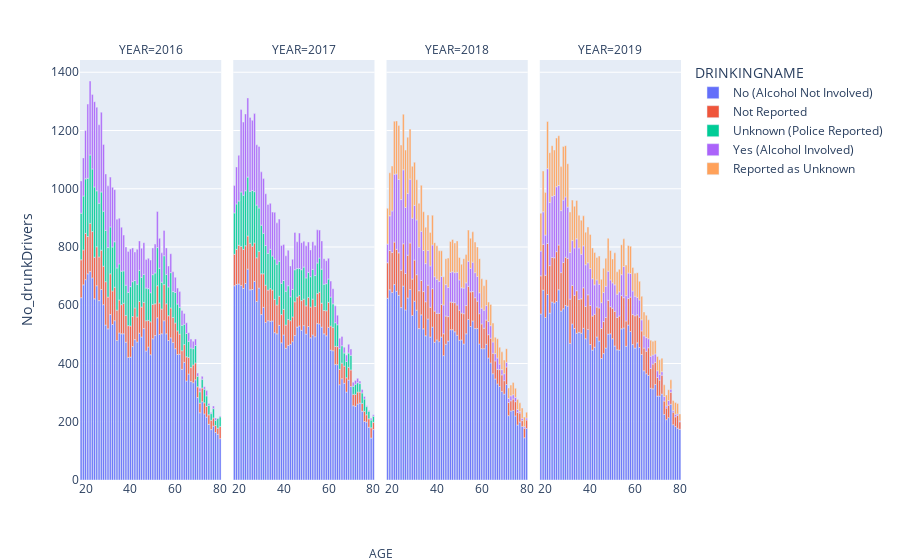

Notebook cell for this chart:
### Code cell
# visualizing the dataframe above

fig = px.bar(drunkDrivers_accidents, x='AGE', y='No_drunkDrivers', color='DRINKINGNAME', facet_col='YEAR')
fig.for_each_xaxis(lambda x: x.update({'title':''}))

fig.add_annotation(
    showarrow=False,
    xanchor='center',
    xref='paper',
    x=0.5,
    yref='paper',
    y=-0.2,
    text='AGE'
)
fig.show()

### Figure 1 — Plotly figure (JSON) as saved in the notebook; plotly's stock layout.template omitted (floating-point values rounded to 4 significant figures)
{"data": [{"alignmentgroup": "True", "hovertemplate": "DRINKINGNAME=No (Alcohol Not Involved)<br>YEAR=2016<br>AGE=%{x}<br>No_drunkDrivers=%{y}<extra></extra>", "legendgroup": "No (Alcohol Not Involved)", "marker": {"color": "#636efa", "pattern": {"shape": ""}}, "name": "No (Alcohol Not Involved)", "offsetgroup": "No (Alcohol Not Involved)", "orientation": "v", "showlegend": true, "textposition": "auto", "type": "bar", "x": [18, 19, 20, 21, 22, 23, 24, 25, 26, 27, 28, 29, 30, 31, 32, 33, 34, 35, 36, 37, 38, 39, 40, 41, 42, 43, 44, 45, 46, 47, 48, 49, 50, 51, 52, 53, 54, 55, 56, 57, 58, 59, 60, 61, 62, 63, 64, 65, 66, 67, 68, 69, 70, 71, 72, 73, 74, 75, 76, 77, 78, 79, 80], "xaxis": "x", "y": [626, 670, 688, 708, 716, 694, 622, 667, 616, 654, 602, 532, 519, 568, 534, 547, 479, 505, 502, 502, 473, 421, 422, 458, 482, 474, 504, 491, 520, 443, 457, 430, 485, 496, 557, 500, 502, 547, 502, 479, 488, 472, 451, 431, 432, 380, 404, 340, 364, 338, 334, 344, 283, 231, 269, 227, 216, 191, 173, 185, 163, 157, 142], "yaxis": "y"}, {"alignmentgroup": "True", "hovertemplate": "DRINKINGNAME=No (Alcohol Not Involved)<br>YEAR=2017<br>AGE=%{x}<br>No_drunkDrivers=%{y}<extra></extra>", "legendgroup": "No (Alcohol Not Involved)", "marker": {"color": "#636efa", "pattern": {"shape": ""}}, "name": "No (Alcohol Not Involved)", "offsetgroup": "No (Alcohol Not Involved)", "orientation": "v", "showlegend": false, "textposition": "auto", "type": "bar", "x": [18, 19, 20, 21, 22, 23, 24, 25, 26, 27, 28, 29, 30, 31, 32, 33, 34, 35, 36, 37, 38, 39, 40, 41, 42, 43, 44, 45, 46, 47, 48, 49, 50, 51, 52, 53, 54, 55, 56, 57, 58, 59, 60, 61, 62, 63, 64, 65, 66, 67, 68, 69, 70, 71, 72, 73, 74, 75, 76, 77, 78, 79, 80], "xaxis": "x2", "y": [667, 671, 673, 668, 658, 675, 724, 653, 654, 682, 613, 659, 568, 593, 541, 547, 545, 546, 506, 502, 531, 471, 498, 452, 462, 466, 475, 496, 525, 529, 514, 530, 501, 527, 488, 498, 492, 537, 536, 525, 502, 495, 524, 446, 444, 397, 396, 327, 348, 332, 302, 343, 321, 255, 253, 261, 264, 236, 201, 199, 181, 144, 173], "yaxis": "y2"}, {"alignmentgroup": "True", "hovertemplate": "DRINKINGNAME=No (Alcohol Not Involved)<br>YEAR=2018<br>AGE=%{x}<br>No_drunkDrivers=%{y}<extra></extra>", "legendgroup": "No (Alcohol Not Involved)", "marker": {"color": "#636efa", "pattern": {"shape": ""}}, "name": "No (Alcohol Not Involved)", "offsetgroup": "No (Alcohol Not Involved)", "orientation": "v", "showlegend": false, "textposition": "auto", "type": "bar", "x": [18, 19, 20, 21, 22, 23, 24, 25, 26, 27, 28, 29, 30, 31, 32, 33, 34, 35, 36, 37, 38, 39, 40, 41, 42, 43, 44, 45, 46, 47, 48, 49, 50, 51, 52, 53, 54, 55, 56, 57, 58, 59, 60, 61, 62, 63, 64, 65, 66, 67, 68, 69, 70, 71, 72, 73, 74, 75, 76, 77, 78, 79, 80], "xaxis": "x3", "y": [624, 653, 644, 671, 648, 634, 592, 666, 584, 625, 654, 565, 614, 583, 520, 567, 519, 495, 553, 491, 525, 473, 481, 475, 491, 427, 466, 477, 516, 516, 509, 497, 480, 481, 467, 502, 551, 527, 546, 520, 520, 467, 451, 451, 466, 419, 402, 365, 347, 330, 321, 304, 295, 328, 221, 237, 239, 220, 189, 199, 184, 145, 177], "yaxis": "y3"}, {"alignmentgroup": "True", "hovertemplate": "DRINKINGNAME=No (Alcohol Not Involved)<br>YEAR=2019<br>AGE=%{x}<br>No_drunkDrivers=%{y}<extra></extra>", "legendgroup": "No (Alcohol Not Involved)", "marker": {"color": "#636efa", "pattern": {"shape": ""}}, "name": "No (Alcohol Not Involved)", "offsetgroup": "No (Alcohol Not Involved)", "orientation": "v", "showlegend": false, "textposition": "auto", "type": "bar", "x": [18, 19, 20, 21, 22, 23, 24, 25, 26, 27, 28, 29, 30, 31, 32, 33, 34, 35, 36, 37, 38, 39, 40, 41, 42, 43, 44, 45, 46, 47, 48, 49, 50, 51, 52, 53, 54, 55, 56, 57, 58, 59, 60, 61, 62, 63, 64, 65, 66, 67, 68, 69, 70, 71, 72, 73, 74, 75, 76, 77, 78, 79, 80], "xaxis": "x4", "y": [570, 652, 558, 637, 573, 611, 608, 613, 653, 580, 588, 599, 597, 469, 536, 520, 504, 507, 504, 521, 485, 517, 465, 446, 456, 491, 477, 417, 434, 453, 501, 502, 485, 460, 447, 446, 519, 522, 459, 532, 510, 465, 453, 471, 455, 431, 375, 365, 359, 315, 313, 328, 288, 288, 295, 225, 207, 214, 260, 190, 184, 178, 174], "yaxis": "y4"}, {"alignmentgroup": "True", "hovertemplate": "DRINKINGNAME=Not Reported<br>YEAR=2016<br>AGE=%{x}<br>No_drunkDrivers=%{y}<extra></extra>", "legendgroup": "Not Reported", "marker": {"color": "#EF553B", "pattern": {"shape": ""}}, "name": "Not Reported", "offsetgroup": "Not Reported", "orientation": "v", "showlegend": true, "textposition": "auto", "type": "bar", "x": [18, 19, 20, 21, 22, 23, 24, 25, 26, 27, 28, 29, 30, 31, 32, 33, 34, 35, 36, 37, 38, 39, 40, 41, 42, 43, 44, 45, 46, 47, 48, 49, 50, 51, 52, 53, 54, 55, 56, 57, 58, 59, 60, 61, 62, 63, 64, 65, 66, 67, 68, 69, 70, 71, 72, 73, 74, 75, 76, 77, 78, 79, 80], "xaxis": "x", "y": [130, 120, 159, 128, 165, 159, 143, 134, 150, 135, 132, 149, 109, 140, 115, 115, 104, 113, 100, 105, 92, 109, 107, 103, 109, 86, 109, 103, 90, 104, 91, 113, 118, 109, 110, 108, 85, 124, 103, 85, 103, 86, 88, 81, 69, 64, 61, 83, 57, 48, 61, 58, 37, 33, 47, 38, 37, 33, 32, 28, 24, 21, 42], "yaxis": "y"}, {"alignmentgroup": "True", "hovertemplate": "DRINKINGNAME=Not Reported<br>YEAR=2017<br>AGE=%{x}<br>No_drunkDrivers=%{y}<extra></extra>", "legendgroup": "Not Reported", "marker": {"color": "#EF553B", "pattern": {"shape": ""}}, "name": "Not Reported", "offsetgroup": "Not Reported", "orientation": "v", "showlegend": false, "textposition": "auto", "type": "bar", "x": [18, 19, 20, 21, 22, 23, 24, 25, 26, 27, 28, 29, 30, 31, 32, 33, 34, 35, 36, 37, 38, 39, 40, 41, 42, 43, 44, 45, 46, 47, 48, 49, 50, 51, 52, 53, 54, 55, 56, 57, 58, 59, 60, 61, 62, 63, 64, 65, 66, 67, 68, 69, 70, 71, 72, 73, 74, 75, 76, 77, 78, 79, 80], "xaxis": "x2", "y": [108, 121, 133, 134, 134, 129, 114, 160, 149, 132, 150, 126, 140, 115, 128, 105, 112, 106, 114, 99, 100, 97, 88, 80, 89, 81, 85, 116, 103, 104, 102, 91, 97, 100, 106, 123, 104, 103, 109, 82, 80, 86, 86, 83, 80, 62, 62, 53, 53, 59, 49, 44, 57, 39, 41, 41, 38, 27, 35, 25, 29, 35, 25], "yaxis": "y2"}, {"alignmentgroup": "True", "hovertemplate": "DRINKINGNAME=Not Reported<br>YEAR=2018<br>AGE=%{x}<br>No_drunkDrivers=%{y}<extra></extra>", "legendgroup": "Not Reported", "marker": {"color": "#EF553B", "pattern": {"shape": ""}}, "name": "Not Reported", "offsetgroup": "Not Reported", "orientation": "v", "showlegend": false, "textposition": "auto", "type": "bar", "x": [18, 19, 20, 21, 22, 23, 24, 25, 26, 27, 28, 29, 30, 31, 32, 33, 34, 35, 36, 37, 38, 39, 40, 41, 42, 43, 44, 45, 46, 47, 48, 49, 50, 51, 52, 53, 54, 55, 56, 57, 58, 59, 60, 61, 62, 63, 64, 65, 66, 67, 68, 69, 70, 71, 72, 73, 74, 75, 76, 77, 78, 79, 80], "xaxis": "x3", "y": [122, 135, 137, 146, 144, 146, 128, 145, 125, 147, 160, 125, 141, 122, 130, 118, 128, 117, 116, 102, 132, 107, 91, 97, 112, 75, 97, 84, 95, 94, 100, 104, 103, 92, 104, 97, 114, 119, 101, 106, 94, 104, 85, 70, 83, 80, 85, 70, 62, 50, 58, 57, 46, 60, 45, 35, 39, 49, 43, 31, 20, 33, 29], "yaxis": "y3"}, {"alignmentgroup": "True", "hovertemplate": "DRINKINGNAME=Not Reported<br>YEAR=2019<br>AGE=%{x}<br>No_drunkDrivers=%{y}<extra></extra>", "legendgroup": "Not Reported", "marker": {"color": "#EF553B", "pattern": {"shape": ""}}, "name": "Not Reported", "offsetgroup": "Not Reported", "orientation": "v", "showlegend": false, "textposition": "auto", "type": "bar", "x": [18, 19, 20, 21, 22, 23, 24, 25, 26, 27, 28, 29, 30, 31, 32, 33, 34, 35, 36, 37, 38, 39, 40, 41, 42, 43, 44, 45, 46, 47, 48, 49, 50, 51, 52, 53, 54, 55, 56, 57, 58, 59, 60, 61, 62, 63, 64, 65, 66, 67, 68, 69, 70, 71, 72, 73, 74, 75, 76, 77, 78, 79, 80], "xaxis": "x4", "y": [131, 157, 145, 175, 163, 153, 155, 171, 154, 132, 159, 166, 164, 152, 132, 114, 146, 113, 118, 139, 111, 119, 134, 117, 113, 103, 114, 103, 110, 105, 116, 93, 105, 119, 111, 117, 114, 104, 87, 91, 118, 103, 111, 96, 104, 81, 78, 77, 95, 68, 85, 76, 64, 55, 65, 46, 40, 43, 41, 43, 33, 44, 26], "yaxis": "y4"}, {"alignmentgroup": "True", "hovertemplate": "DRINKINGNAME=Unknown (Police Reported)<br>YEAR=2016<br>AGE=%{x}<br>No_drunkDrivers=%{y}<extra></extra>", "legendgroup": "Unknown (Police Reported)", "marker": {"color": "#00cc96", "pattern": {"shape": ""}}, "name": "Unknown (Police Reported)", "offsetgroup": "Unknown (Police Reported)", "orientation": "v", "showlegend": true, "textposition": "auto", "type": "bar", "x": [18, 19, 20, 21, 22, 23, 24, 25, 26, 27, 28, 29, 30, 31, 32, 33, 34, 35, 36, 37, 38, 39, 40, 41, 42, 43, 44, 45, 46, 47, 48, 49, 50, 51, 52, 53, 54, 55, 56, 57, 58, 59, 60, 61, 62, 63, 64, 65, 66, 67, 68, 69, 70, 71, 72, 73, 74, 75, 76, 77, 78, 79, 80], "xaxis": "x", "y": [160, 185, 187, 200, 235, 215, 241, 192, 184, 200, 189, 176, 170, 161, 151, 156, 145, 124, 115, 111, 104, 114, 135, 120, 94, 112, 107, 102, 96, 112, 109, 100, 102, 106, 131, 119, 92, 99, 101, 99, 121, 89, 105, 92, 92, 87, 70, 80, 55, 67, 56, 60, 36, 39, 30, 47, 36, 32, 23, 32, 18, 34, 33], "yaxis": "y"}, {"alignmentgroup": "True", "hovertemplate": "DRINKINGNAME=Unknown (Police Reported)<br>YEAR=2017<br>AGE=%{x}<br>No_drunkDrivers=%{y}<extra></extra>", "legendgroup": "Unknown (Police Reported)", "marker": {"color": "#00cc96", "pattern": {"shape": ""}}, "name": "Unknown (Police Reported)", "offsetgroup": "Unknown (Police Reported)", "orientation": "v", "showlegend": false, "textposition": "auto", "type": "bar", "x": [18, 19, 20, 21, 22, 23, 24, 25, 26, 27, 28, 29, 30, 31, 32, 33, 34, 35, 36, 37, 38, 39, 40, 41, 42, 43, 44, 45, 46, 47, 48, 49, 50, 51, 52, 53, 54, 55, 56, 57, 58, 59, 60, 61, 62, 63, 64, 65, 66, 67, 68, 69, 70, 71, 72, 73, 74, 75, 76, 77, 78, 79, 80], "xaxis": "x2", "y": [142, 156, 152, 187, 186, 189, 202, 178, 191, 176, 181, 149, 167, 139, 136, 126, 135, 117, 139, 140, 120, 107, 99, 116, 116, 82, 94, 110, 98, 93, 106, 110, 96, 86, 104, 102, 106, 105, 117, 117, 90, 93, 80, 99, 81, 81, 75, 71, 60, 45, 56, 49, 50, 28, 35, 32, 29, 36, 42, 28, 26, 27, 21], "yaxis": "y2"}, {"alignmentgroup": "True", "hovertemplate": "DRINKINGNAME=Yes (Alcohol Involved)<br>YEAR=2016<br>AGE=%{x}<br>No_drunkDrivers=%{y}<extra></extra>", "legendgroup": "Yes (Alcohol Involved)", "marker": {"color": "#ab63fa", "pattern": {"shape": ""}}, "name": "Yes (Alcohol Involved)", "offsetgroup": "Yes (Alcohol Involved)", "orientation": "v", "showlegend": true, "textposition": "auto", "type": "bar", "x": [18, 19, 20, 21, 22, 23, 24, 25, 26, 27, 28, 29, 30, 31, 32, 33, 34, 35, 36, 37, 38, 39, 40, 41, 42, 43, 44, 45, 46, 47, 48, 49, 50, 51, 52, 53, 54, 55, 56, 57, 58, 59, 60, 61, 62, 63, 64, 65, 66, 67, 68, 69, 70, 71, 72, 73, 74, 75, 76, 77, 78, 79, 80], "xaxis": "x", "y": [111, 131, 166, 255, 254, 256, 293, 287, 270, 274, 229, 194, 212, 171, 205, 179, 167, 157, 151, 123, 131, 141, 129, 116, 98, 120, 101, 100, 109, 98, 104, 112, 92, 99, 124, 103, 101, 87, 91, 72, 65, 68, 52, 55, 54, 51, 37, 37, 30, 31, 25, 22, 11, 12, 10, 8, 18, 7, 4, 9, 8, 1, 3], "yaxis": "y"}, {"alignmentgroup": "True", "hovertemplate": "DRINKINGNAME=Yes (Alcohol Involved)<br>YEAR=2017<br>AGE=%{x}<br>No_drunkDrivers=%{y}<extra></extra>", "legendgroup": "Yes (Alcohol Involved)", "marker": {"color": "#ab63fa", "pattern": {"shape": ""}}, "name": "Yes (Alcohol Involved)", "offsetgroup": "Yes (Alcohol Involved)", "orientation": "v", "showlegend": false, "textposition": "auto", "type": "bar", "x": [18, 19, 20, 21, 22, 23, 24, 25, 26, 27, 28, 29, 30, 31, 32, 33, 34, 35, 36, 37, 38, 39, 40, 41, 42, 43, 44, 45, 46, 47, 48, 49, 50, 51, 52, 53, 54, 55, 56, 57, 58, 59, 60, 61, 62, 63, 64, 65, 66, 67, 68, 69, 70, 71, 72, 73, 74, 75, 76, 77, 78, 79, 80], "xaxis": "x2", "y": [94, 127, 157, 283, 251, 264, 272, 254, 241, 268, 207, 211, 183, 188, 178, 168, 158, 151, 160, 142, 145, 130, 124, 122, 122, 106, 104, 128, 92, 122, 93, 89, 110, 104, 92, 95, 104, 114, 96, 97, 88, 79, 71, 55, 52, 58, 33, 36, 32, 20, 22, 30, 22, 14, 13, 15, 9, 12, 9, 3, 3, 6, 5], "yaxis": "y2"}, {"alignmentgroup": "True", "hovertemplate": "DRINKINGNAME=Yes (Alcohol Involved)<br>YEAR=2018<br>AGE=%{x}<br>No_drunkDrivers=%{y}<extra></extra>", "legendgroup": "Yes (Alcohol Involved)", "marker": {"color": "#ab63fa", "pattern": {"shape": ""}}, "name": "Yes (Alcohol Involved)", "offsetgroup": "Yes (Alcohol Involved)", "orientation": "v", "showlegend": false, "textposition": "auto", "type": "bar", "x": [18, 19, 20, 21, 22, 23, 24, 25, 26, 27, 28, 29, 30, 31, 32, 33, 34, 35, 36, 37, 38, 39, 40, 41, 42, 43, 44, 45, 46, 47, 48, 49, 50, 51, 52, 53, 54, 55, 56, 57, 58, 59, 60, 61, 62, 63, 64, 65, 66, 67, 68, 69, 70, 71, 72, 73, 74, 75, 76, 77, 78, 79, 80], "xaxis": "x3", "y": [64, 119, 143, 233, 259, 252, 243, 254, 227, 212, 219, 209, 188, 188, 149, 169, 141, 131, 119, 142, 150, 118, 117, 110, 96, 99, 108, 100, 102, 105, 103, 112, 104, 87, 88, 78, 86, 81, 101, 86, 85, 72, 54, 62, 50, 45, 43, 39, 25, 39, 19, 18, 24, 16, 14, 17, 15, 15, 10, 5, 8, 5, 7], "yaxis": "y3"}, {"alignmentgroup": "True", "hovertemplate": "DRINKINGNAME=Yes (Alcohol Involved)<br>YEAR=2019<br>AGE=%{x}<br>No_drunkDrivers=%{y}<extra></extra>", "legendgroup": "Yes (Alcohol Involved)", "marker": {"color": "#ab63fa", "pattern": {"shape": ""}}, "name": "Yes (Alcohol Involved)", "offsetgroup": "Yes (Alcohol Involved)", "orientation": "v", "showlegend": false, "textposition": "auto", "type": "bar", "x": [18, 19, 20, 21, 22, 23, 24, 25, 26, 27, 28, 29, 30, 31, 32, 33, 34, 35, 36, 37, 38, 39, 40, 41, 42, 43, 44, 45, 46, 47, 48, 49, 50, 51, 52, 53, 54, 55, 56, 57, 58, 59, 60, 61, 62, 63, 64, 65, 66, 67, 68, 69, 70, 71, 72, 73, 74, 75, 76, 77, 78, 79, 80], "xaxis": "x4", "y": [85, 112, 138, 257, 217, 210, 214, 223, 204, 213, 214, 207, 176, 160, 154, 163, 178, 177, 153, 144, 143, 110, 127, 128, 101, 93, 81, 89, 100, 107, 100, 92, 87, 91, 80, 83, 72, 107, 87, 88, 81, 81, 67, 60, 59, 38, 42, 47, 31, 42, 31, 29, 23, 20, 12, 16, 7, 16, 11, 6, 9, 5, 3], "yaxis": "y4"}, {"alignmentgroup": "True", "hovertemplate": "DRINKINGNAME=Reported as Unknown<br>YEAR=2018<br>AGE=%{x}<br>No_drunkDrivers=%{y}<extra></extra>", "legendgroup": "Reported as Unknown", "marker": {"color": "#FFA15A", "pattern": {"shape": ""}}, "name": "Reported as Unknown", "offsetgroup": "Reported as Unknown", "orientation": "v", "showlegend": true, "textposition": "auto", "type": "bar", "x": [18, 19, 20, 21, 22, 23, 24, 25, 26, 27, 28, 29, 30, 31, 32, 33, 34, 35, 36, 37, 38, 39, 40, 41, 42, 43, 44, 45, 46, 47, 48, 49, 50, 51, 52, 53, 54, 55, 56, 57, 58, 59, 60, 61, 62, 63, 64, 65, 66, 67, 68, 69, 70, 71, 72, 73, 74, 75, 76, 77, 78, 79, 80], "xaxis": "x3", "y": [123, 148, 154, 182, 182, 185, 187, 191, 197, 193, 172, 178, 148, 138, 151, 158, 133, 125, 122, 115, 102, 117, 115, 105, 88, 97, 89, 101, 106, 111, 102, 108, 77, 81, 101, 97, 107, 103, 104, 105, 101, 117, 101, 84, 89, 67, 73, 65, 56, 66, 58, 61, 47, 47, 36, 37, 42, 31, 34, 30, 35, 33, 20], "yaxis": "y3"}, {"alignmentgroup": "True", "hovertemplate": "DRINKINGNAME=Reported as Unknown<br>YEAR=2019<br>AGE=%{x}<br>No_drunkDrivers=%{y}<extra></extra>", "legendgroup": "Reported as Unknown", "marker": {"color": "#FFA15A", "pattern": {"shape": ""}}, "name": "Reported as Unknown", "offsetgroup": "Reported as Unknown", "orientation": "v", "showlegend": false, "textposition": "auto", "type": "bar", "x": [18, 19, 20, 21, 22, 23, 24, 25, 26, 27, 28, 29, 30, 31, 32, 33, 34, 35, 36, 37, 38, 39, 40, 41, 42, 43, 44, 45, 46, 47, 48, 49, 50, 51, 52, 53, 54, 55, 56, 57, 58, 59, 60, 61, 62, 63, 64, 65, 66, 67, 68, 69, 70, 71, 72, 73, 74, 75, 76, 77, 78, 79, 80], "xaxis": "x4", "y": [130, 140, 146, 162, 171, 174, 156, 167, 171, 151, 184, 176, 149, 139, 139, 143, 132, 112, 117, 103, 112, 123, 117, 106, 111, 77, 97, 80, 83, 96, 113, 101, 82, 110, 77, 78, 103, 95, 105, 94, 94, 81, 79, 85, 64, 81, 82, 77, 65, 55, 47, 46, 49, 50, 46, 40, 38, 37, 32, 34, 40, 36, 24], "yaxis": "y4"}], "layout": {"annotations": [{"showarrow": false, "text": "YEAR=2016", "x": 0.1175, "xanchor": "center", "xref": "paper", "y": 1, "yanchor": "bottom", "yref": "paper"}, {"showarrow": false, "text": "YEAR=2017", "x": 0.3725, "xanchor": "center", "xref": "paper", "y": 1, "yanchor": "bottom", "yref": "paper"}, {"showarrow": false, "text": "YEAR=2018", "x": 0.6275, "xanchor": "center", "xref": "paper", "y": 1, "yanchor": "bottom", "yref": "paper"}, {"showarrow": false, "text": "YEAR=2019", "x": 0.8825, "xanchor": "center", "xref": "paper", "y": 1, "yanchor": "bottom", "yref": "paper"}, {"showarrow": false, "text": "AGE", "x": 0.5, "xanchor": "center", "xref": "paper", "y": -0.2, "yref": "paper"}], "barmode": "relative", "legend": {"title": {"text": "DRINKINGNAME"}, "tracegroupgap": 0}, "margin": {"t": 60}, "xaxis": {"anchor": "y", "domain": [0, 0.235], "title": {"text": ""}}, "xaxis2": {"anchor": "y2", "domain": [0.255, 0.49], "matches": "x", "title": {"text": ""}}, "xaxis3": {"anchor": "y3", "domain": [0.51, 0.745], "matches": "x", "title": {"text": ""}}, "xaxis4": {"anchor": "y4", "domain": [0.765, 1.0], "matches": "x", "title": {"text": ""}}, "yaxis": {"anchor": "x", "domain": [0, 1], "title": {"text": "No_drunkDrivers"}}, "yaxis2": {"anchor": "x2", "domain": [0, 1], "matches": "y", "showticklabels": false}, "yaxis3": {"anchor": "x3", "domain": [0, 1], "matches": "y", "showticklabels": false}, "yaxis4": {"anchor": "x4", "domain": [0, 1], "matches": "y", "showticklabels": false}}}
